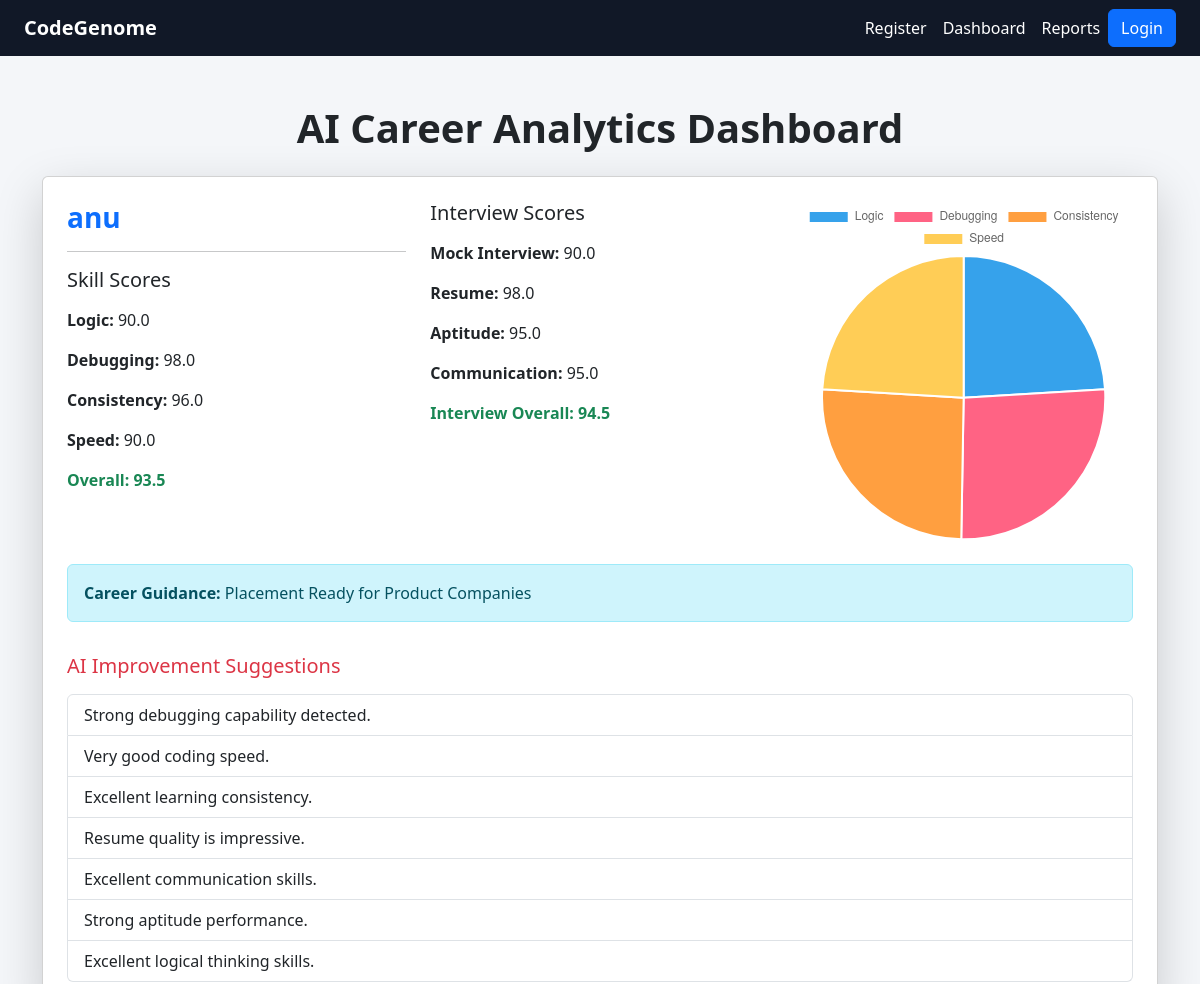
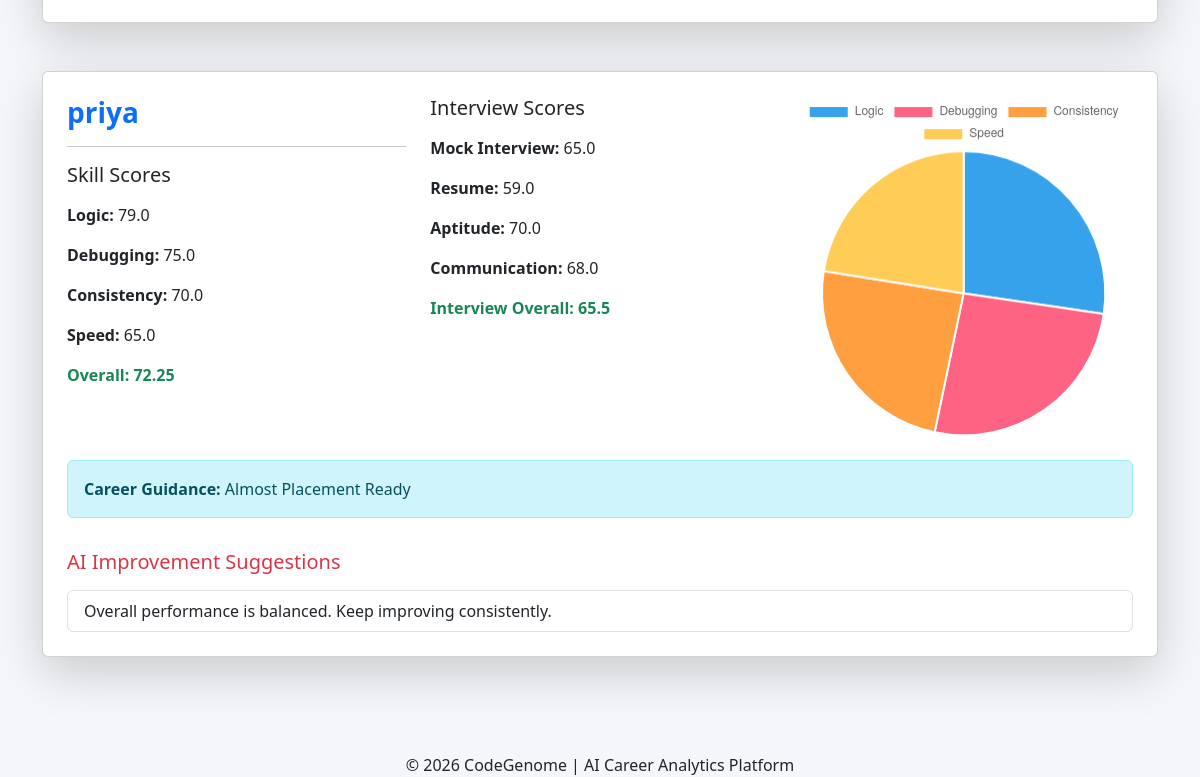
Page /combined-reports/ on the committed database (2 pictures, top to bottom).
### analyzer/models.py (models this page shows, shortened)
class SkillReport(models.Model):
    student = models.ForeignKey(Student, on_delete=models.CASCADE)
    logic_score = models.FloatField()
    debugging_score = models.FloatField()
    consistency_score = models.FloatField()
    overall_score = models.FloatField()
    speed_score = models.FloatField()
    developer_level = models.CharField(max_length=50)
    improvement_tips = models.TextField()
    recommended_role = models.CharField(max_length=100)
    job_readiness = models.CharField(max_length=100)
    created_at = models.DateTimeField(auto_now_add=True)

class Student(models.Model):
    name = models.CharField(max_length=100)
    email = models.EmailField(unique=True)
    github_username = models.CharField(max_length=100)

class InterviewScore(models.Model):
    student = models.ForeignKey(Student,
                                on_delete=models.CASCADE)
    mock_interview_score = models.FloatField()
    resume_score = models.FloatField()
    aptitude_score = models.FloatField()
    communication_score = models.FloatField()
    overall_interview_score = models.FloatField()
    interview_status = models.CharField(max_length=50)
    created_at = models.DateTimeField(auto_now_add=True)
    improvement_tips = models.TextField()
    recommended_company_type = models.CharField(max_length=100)

### analyzer/views.py (the view)
# urls.py: path('combined-reports/',views.combined_reports,name='combined_reports'),
def combined_reports(request):
    reports = SkillReport.objects.all()
    combined_data = []
    for report in reports:
        interview = InterviewScore.objects.filter(
            student=report.student
        ).first()
        suggestions = []
        if report.logic_score < 30:
            suggestions.append(
                "Critical improvement needed in problem-solving."
            )
        elif report.logic_score < 50:
            suggestions.append(
                "Practice medium-level DSA problems regularly."
            )
        elif report.logic_score >= 80:
            suggestions.append(
                "Excellent logical thinking skills."
            )
        if report.debugging_score < 30:
            suggestions.append(
                "Spend more time fixing real-time project bugs."
            )
        elif report.debugging_score < 50:
            suggestions.append(
                "Improve debugging using VS Code debugging tools."
            )
        elif report.debugging_score >= 80:
            suggestions.append(
                "Strong debugging capability detected."
            )
        if report.consistency_score < 30:
            suggestions.append(
                "Coding consistency is very low."
            )
        elif report.consistency_score < 50:
            suggestions.append(
                "Maintain a daily coding practice schedule."
            )
        elif report.consistency_score >= 80:
            suggestions.append(
                "Excellent learning consistency."
            )
        if report.speed_score < 30:
            suggestions.append(
                "Improve coding speed through contests."
            )
        elif report.speed_score < 50:
            suggestions.append(
                "Practice timed coding exercises."
            )
        elif report.speed_score >= 80:
            suggestions.append(
                "Very good coding speed."
            )
        if interview:
            if interview.communication_score < 40:
                suggestions.append(
                    "Communication confidence needs improvement."
                )
            elif interview.communication_score >= 80:
                suggestions.append(
                    "Excellent communication skills."
                )
            if interview.resume_score < 40:
                suggestions.append(
                    "Add strong projects and certifications to resume."
                )
            elif interview.resume_score >= 80:
                suggestions.append(
                    "Resume quality is impressive."
                )
            if interview.aptitude_score < 40:
                suggestions.append(
                    "Practice aptitude questions daily."
                )
            elif interview.aptitude_score >= 80:
                suggestions.append(
                    "Strong aptitude performance."
                )
        suggestions = list(set(suggestions))
        if not suggestions:
            suggestions.append(
                "Overall performance is balanced. Keep improving consistently."
            )
        if report.overall_score >= 80:
            career = (
                "Placement Ready for Product Companies"
            )
        elif report.overall_score >= 50:
            career = (
                "Almost Placement Ready"
            )
        else:
            career = (
                "Needs Improvement Before Placements"
            )
        combined_data.append({
            'skill': report,
            'interview': interview,
            'suggestions': suggestions,
            'career': career
        })
    return render(
        request,
        'analyzer/combined_reports.html',
        {'combined_data': combined_data}
    )

### analyzer/templates/analyzer/combined_reports.html (shortened to what this page needs)
{% extends 'analyzer/base.html' %}
{% block content %}
<h1 class="mb-4 fw-bold text-center">
    AI Career Analytics Dashboard
</h1>
{% for item in combined_data %}
<div class="card shadow-lg p-4 mb-5">
    <div class="row">
        <div class="col-md-4">
            <h3 class="fw-bold text-primary">
                {{ item.skill.student.name }}
            </h3>
            <hr>
            <h5 class="mb-3">
                Skill Scores
            </h5>
            <p>
                <strong>Logic:</strong>
                {{ item.skill.logic_score }}
            </p>
            <p>
                <strong>Debugging:</strong>
                {{ item.skill.debugging_score }}
            </p>
            <p>
                <strong>Consistency:</strong>
                {{ item.skill.consistency_score }}
            </p>
            <p>
                <strong>Speed:</strong>
                {{ item.skill.speed_score }}
            </p>
            <p class="fw-bold text-success">
                Overall:
                {{ item.skill.overall_score }}
            </p>
        </div>
        <div class="col-md-4">
            <h5 class="mb-3">
                Interview Scores
            </h5>
            {% if item.interview %}
                <p>
                    <strong>Mock Interview:</strong>
                    {{ item.interview.mock_interview_score }}
                </p>
                <p>
                    <strong>Resume:</strong>
                    {{ item.interview.resume_score }}
                </p>
                <p>
                    <strong>Aptitude:</strong>
                    {{ item.interview.aptitude_score }}
                </p>
                <p>
                    <strong>Communication:</strong>
                    {{ item.interview.communication_score }}
                </p>
                <p class="fw-bold text-success">
                    Interview Overall:
                    {{ item.interview.overall_interview_score }}
                </p>
            {% else %}
                <div class="alert alert-warning">
                    No interview report available.
                </div>
            {% endif %}
        </div>
        <div class="col-md-4">
            <canvas id="chart{{ item.skill.id }}"></canvas>
        </div>
    </div>
    <div class="row mt-4">
        <div class="col-md-12">
            <div class="alert alert-info">
                <strong>Career Guidance:</strong>
                {{ item.career }}
            </div>
        </div>
    </div>
    <div class="row mt-3">
        <div class="col-md-12">
            <h5 class="mb-3 text-danger">
                AI Improvement Suggestions
            </h5>
            <ul class="list-group">
                {% for suggestion in item.suggestions %}
                    <li class="list-group-item">
                        {{ suggestion }}
                    </li>
                {% endfor %}
            </ul>
        </div>
    </div>
</div>
<script>
const ctx{{ item.skill.id }} =
document.getElementById(
    'chart{{ item.skill.id }}'
);
new Chart(ctx{{ item.skill.id }}, {
    type: 'pie',
    data: {
        labels: [
            'Logic',
            'Debugging',
            'Consistency',
            'Speed'
        ],
        datasets: [{
            data: [
                {{ item.skill.logic_score }},
                {{ item.skill.debugging_score }},
                {{ item.skill.consistency_score }},
                {{ item.skill.speed_score }}
            ]
        }]
    },
    options: {
        responsive: true
    }
});
</script>
{% endfor %}
{% endblock %}

### analyzer/templates/analyzer/base.html (style rules this page uses)
body { background-color: #f4f6f9; }

### rows in the picture
SkillReport: skill.student.name "anu", skill.logic_score "90.0", skill.debugging_score "98.0", skill.consistency_score "96.0", skill.speed_score "90.0", skill.overall_score "93.5", interview.mock_interview_score "90.0", interview.resume_score "98.0", interview.aptitude_score "95.0", interview.communication_score "95.0", interview.overall_interview_score "94.5", career "Placement Ready for Product Companies", suggestions "Strong debugging capability detected." "Very good coding speed." "Excellent learning consistency." "Resume quality is impressive." "Excellent communication skills." "Strong aptitude performance." "Excellent logical thinking skills."
SkillReport: skill.student.name "priya", skill.logic_score "79.0", skill.debugging_score "75.0", skill.consistency_score "70.0", skill.speed_score "65.0", skill.overall_score "72.25", interview.mock_interview_score "65.0", interview.resume_score "59.0", interview.aptitude_score "70.0", interview.communication_score "68.0", interview.overall_interview_score "65.5", career "Almost Placement Ready", suggestions "Overall performance is balanced. Keep improving consistently."

### other values in the picture
chart data {{ item.skill.logic_score }} 90.0, 79.0
